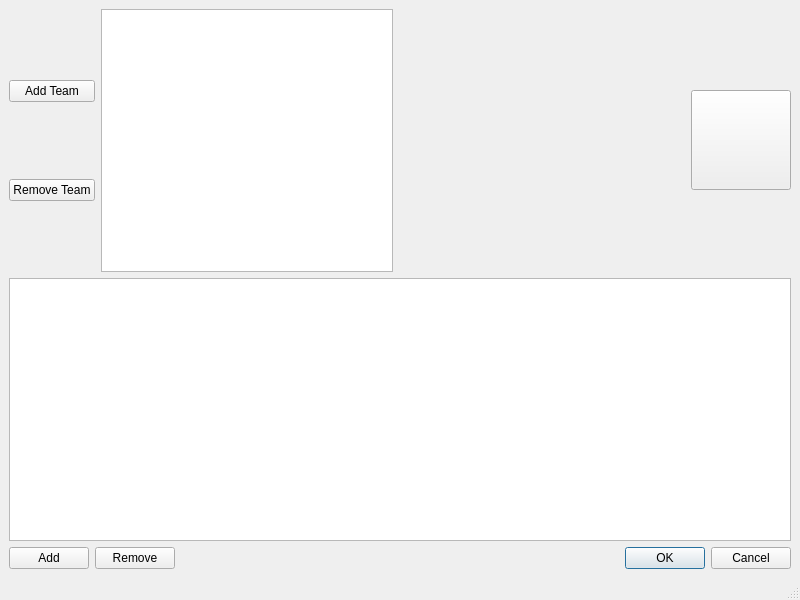
<?xml version="1.0" encoding="UTF-8"?>
<ui version="4.0">
 <class>MainWindow2</class>
 <widget class="QMainWindow" name="MainWindow2">
  <property name="geometry">
   <rect>
    <x>0</x>
    <y>0</y>
    <width>800</width>
    <height>600</height>
   </rect>
  </property>
  <property name="windowTitle">
   <string>MainWindow</string>
  </property>
  <widget class="QWidget" name="centralwidget">
   <layout class="QGridLayout" name="gridLayout">
    <item row="0" column="0">
     <layout class="QVBoxLayout" name="verticalLayout_2">
      <item>
       <layout class="QHBoxLayout" name="horizontalLayout">
        <item>
         <layout class="QVBoxLayout" name="verticalLayout">
          <item>
           <widget class="QPushButton" name="pushButtonAddTeam">
            <property name="text">
             <string>Add Team</string>
            </property>
           </widget>
          </item>
          <item>
           <widget class="QPushButton" name="pushButtonRemoveTeam">
            <property name="text">
             <string>Remove Team</string>
            </property>
           </widget>
          </item>
         </layout>
        </item>
        <item>
         <widget class="QTableView" name="tableViewTeam">
          <property name="selectionMode">
           <enum>QAbstractItemView::SingleSelection</enum>
          </property>
          <property name="selectionBehavior">
           <enum>QAbstractItemView::SelectItems</enum>
          </property>
         </widget>
        </item>
        <item>
         <spacer name="horizontalSpacer_2">
          <property name="orientation">
           <enum>Qt::Horizontal</enum>
          </property>
          <property name="sizeHint" stdset="0">
           <size>
            <width>40</width>
            <height>20</height>
           </size>
          </property>
         </spacer>
        </item>
        <item>
         <widget class="QPushButton" name="pushButton">
          <property name="sizePolicy">
           <sizepolicy hsizetype="Fixed" vsizetype="Fixed">
            <horstretch>0</horstretch>
            <verstretch>0</verstretch>
           </sizepolicy>
          </property>
          <property name="minimumSize">
           <size>
            <width>100</width>
            <height>100</height>
           </size>
          </property>
          <property name="text">
           <string/>
          </property>
         </widget>
        </item>
       </layout>
      </item>
      <item>
       <widget class="QTableView" name="tableView">
        <property name="editTriggers">
         <set>QAbstractItemView::AnyKeyPressed|QAbstractItemView::EditKeyPressed|QAbstractItemView::SelectedClicked</set>
        </property>
        <property name="selectionMode">
         <enum>QAbstractItemView::SingleSelection</enum>
        </property>
       </widget>
      </item>
      <item>
       <layout class="QHBoxLayout" name="horizontalLayout_2">
        <item>
         <widget class="QPushButton" name="pushButtonAdd">
          <property name="text">
           <string>Add</string>
          </property>
         </widget>
        </item>
        <item>
         <widget class="QPushButton" name="pushButtonRemove">
          <property name="text">
           <string>Remove</string>
          </property>
         </widget>
        </item>
        <item>
         <spacer name="horizontalSpacer">
          <property name="orientation">
           <enum>Qt::Horizontal</enum>
          </property>
          <property name="sizeHint" stdset="0">
           <size>
            <width>40</width>
            <height>20</height>
           </size>
          </property>
         </spacer>
        </item>
        <item>
         <widget class="QDialogButtonBox" name="buttonBox">
          <property name="standardButtons">
           <set>QDialogButtonBox::Cancel|QDialogButtonBox::Ok</set>
          </property>
         </widget>
        </item>
       </layout>
      </item>
     </layout>
    </item>
   </layout>
  </widget>
  <widget class="QStatusBar" name="statusbar"/>
 </widget>
 <resources/>
 <connections/>
</ui>
